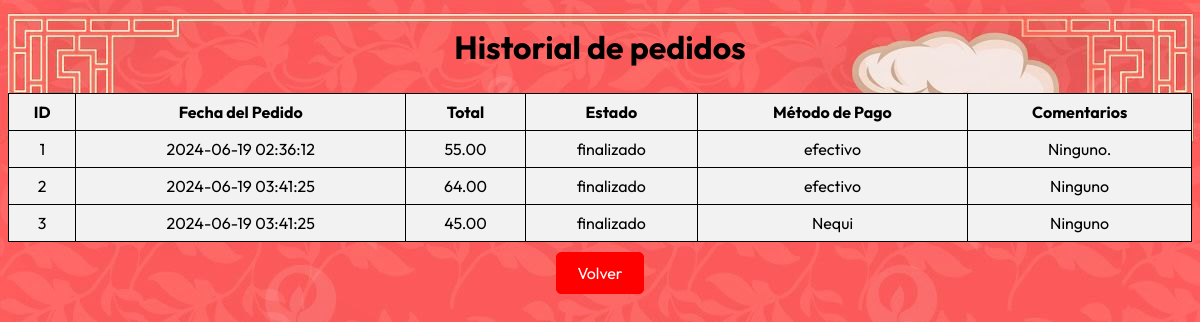
The app's page /financiera.php with its own data.
### tables this page shows
CREATE TABLE `pedidos_finalizados` (
  `id` int(11) NOT NULL,
  `fecha_pedido` datetime NOT NULL,
  `total` decimal(10,2) NOT NULL,
  `estado` enum('activo','finalizado') NOT NULL,
  `metodo_pago` varchar(50) NOT NULL,
  `comentarios` text DEFAULT NULL
);

### financiera.php (the view, shortened to what this page needs)
<!DOCTYPE html>
<html lang="es">
<head>
    <link rel="stylesheet" href="css/style.css">
</head>
<body>
    <h2>Historial de pedidos</h2>
    <table>
        <thead>
            <tr>
                <th>ID</th>
                <th>Fecha del Pedido</th>
                <th>Total</th>
                <th>Estado</th>
                <th>Método de Pago</th>
                <th>Comentarios</th>
            </tr>
        </thead>
        <tbody>
            <?php
            include ('conexion.php');
            $sql = "SELECT id, fecha_pedido, total, estado, metodo_pago, comentarios FROM pedidos_finalizados";
            $result = $conexion->query($sql);
            if ($result->num_rows > 0) {
                while ($row = $result->fetch_assoc()) {
                    echo "<tr>";
                    echo "<td>" . $row["id"] . "</td>";
                    echo "<td>" . $row["fecha_pedido"] . "</td>";
                    echo "<td>" . $row["total"] . "</td>";
                    echo "<td>" . $row["estado"] . "</td>";
                    echo "<td>" . $row["metodo_pago"] . "</td>";
                    echo "<td>" . $row["comentarios"] . "</td>";
                    echo "</tr>";
                }
            } else {
                echo "<tr><td colspan='6'>No hay pedidos finalizados</td></tr>";
            }
            ?>
        </tbody>
    </table>
    <a href="inicio.php" class="btn-volver">Volver</a>
</body>
</html>

### css/style.css (style rules this page uses)
body { font-family: "Outfit", sans-serif; font-optical-sizing: auto; font-weight: weight; font-style: normal; text-align: center; background-image: url(../img/fondo.jpg); }
h2 { font-size: 2rem; }
table { width: 100%; border-collapse: collapse; background-color: #f2f2f2; }
table, th, td { border: 1px solid black; padding: 8px; text-align: center; }
th { background-color: #f2f2f2; }
.btn-volver { display: inline-block; background-color: #ff0000; color: #fff; text-decoration: none; padding: 10px 20px; margin-top: 10px; border-radius: 5px; border: 1px solid #ff0000; transition: background-color 0.3s, color 0.3s; }

### records on screen
pedidos_finalizados: id "1", fecha_pedido "2024-06-19 02:36:12", total "55.00", estado "finalizado", metodo_pago "efectivo", comentarios "Ninguno."
pedidos_finalizados: id "2", fecha_pedido "2024-06-19 03:41:25", total "64.00", estado "finalizado", metodo_pago "efectivo", comentarios "Ninguno"
pedidos_finalizados: id "3", fecha_pedido "2024-06-19 03:41:25", total "45.00", estado "finalizado", metodo_pago "Nequi", comentarios "Ninguno"
